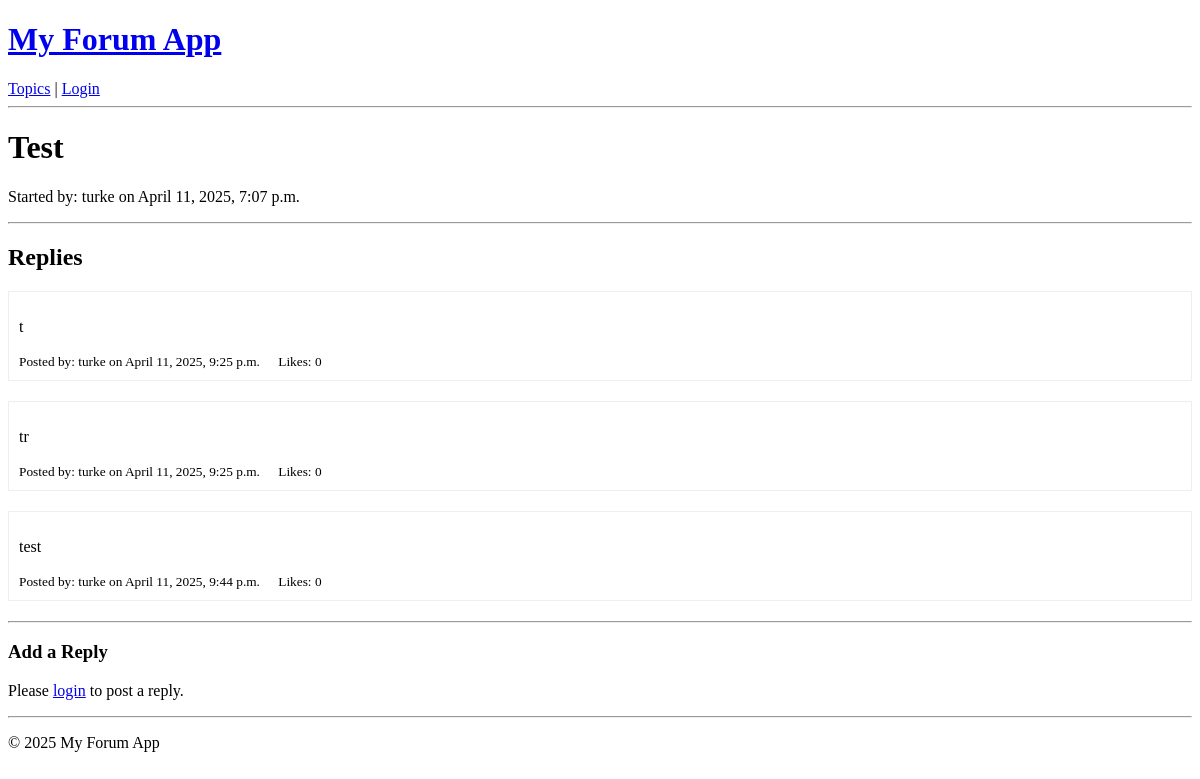
Before: /topic/1/ with the older database file.
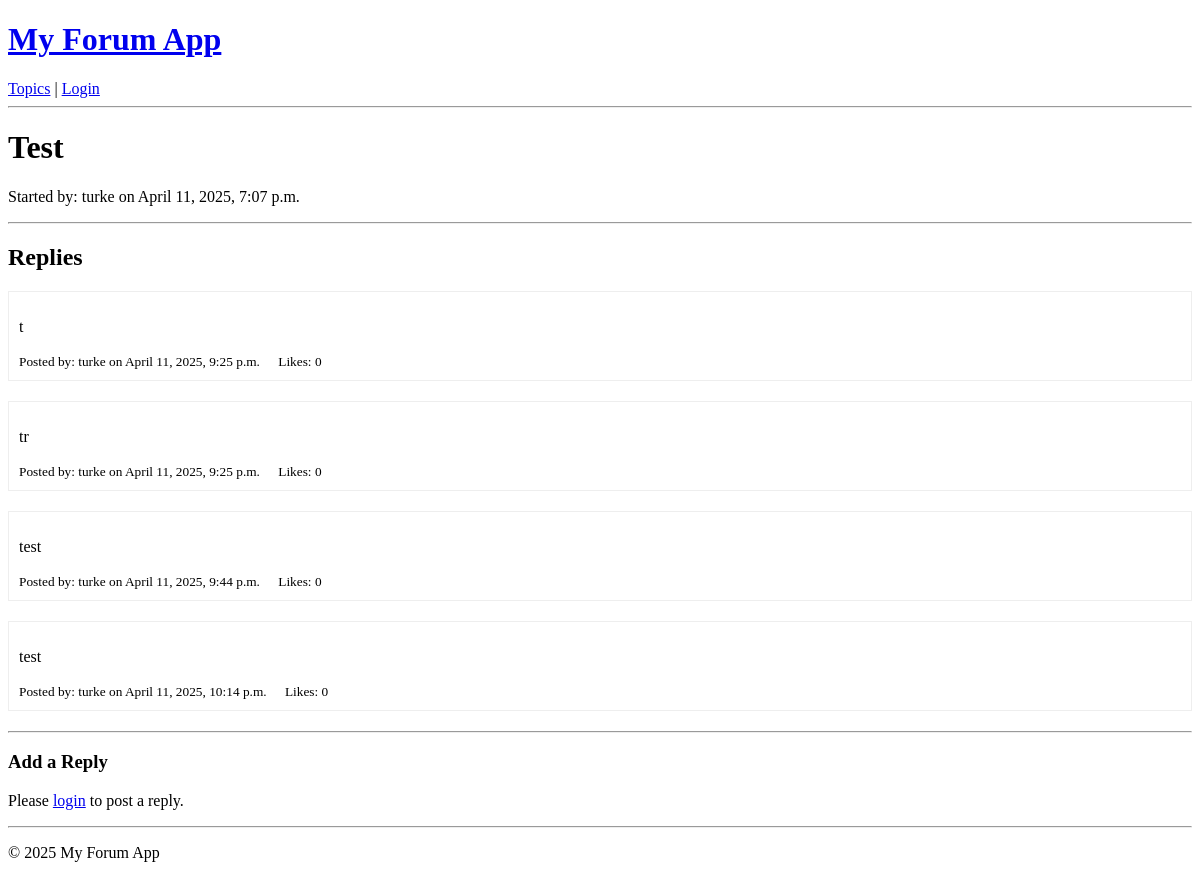
After: the same page with the newer database file.
### posts/models.py (models this page shows, shortened)
class Post(models.Model):
    content = models.TextField() # field for potentially long text content
    author = models.ForeignKey(User, related_name='posts', on_delete=models.CASCADE) # link to user who wrote post (delete post if user deleted)
    topic = models.ForeignKey(Topic, related_name='posts', on_delete=models.CASCADE) # link to topic post belongs to (delete post if topic deleted)
    created_at = models.DateTimeField(auto_now_add=True) # record creation time auto (once)
    updated_at = models.DateTimeField(auto_now=True) # record update time auto (every save)
    liked = models.ManyToManyField(User, related_name='liked_posts', default=None, blank=True) # likes
    def get_photos(self):
        return self.photo_set.all()
    @property
    def like_count(self):
        return self.liked.count() # counts number via the liked
    class Meta:
        ordering = ['created_at'] # default ordering when fetched from DB (oldest first)

### posts/views.py (the view, shortened to what this page needs)
# urls.py: path('topic/<int:pk>/', views.topic_detail, name='topic_detail'),
def topic_detail(request, pk):
    topic = get_object_or_404(Topic, pk=pk) # get Topic by ID or show 404 if not found
    posts = topic.posts.all().order_by('created_at')  # get all posts for this topic, sorted by oldest first
    form = PostForm()
    context = {
        'topic': topic, # pass topic object
        'posts': posts, # and list of related post
        'form': form, # form too
    }
    return render(request, 'posts/topic_detail.html', context) # show the 'topic_detail' page with the given data

### posts/templates/posts/topic_detail.html (shortened to what this page needs)
{% extends 'base.html' %}
{% load crispy_forms_tags %}
{% load static %}
{% block content %}
<h1>{{ topic.title }}</h1>
<p>
    Started by: {{ topic.author.username }}
    on {{ topic.created_at|date:"F j, Y, P" }}
</p>
<hr>
<h2>Replies</h2>
<div id="posts-container">
    {% if posts %}
    {% for post in posts %}
    <div class="post-container" style="margin-bottom: 20px; border: 1px solid #eee; padding: 10px;" id="post-{{ post.pk }}">
        <p>{{ post.content|linebreaksbr }}</p>
        <small>
            Posted by: {{ post.author.username }}
            on {{ post.created_at|date:"F j, Y, P" }}
            <span style="margin-left: 15px;">
                Likes: <span id="like-count-{{ post.pk }}">{{ post.like_count }}</span>
            </span>
        </small>
    </div>
    {% endfor %}
    {% else %}
    <p>No replies have been posted yet.</p>
    {% endif %}
</div>
<hr>
<h3>Add a Reply</h3>
{% if user.is_authenticated %}
<form method="post" action="" id="post-reply-form">
    {% csrf_token %}
    {% crispy form %}
    <button type="submit" class="btn btn-primary mt-2" id="post-reply-submit-button">Post Reply</button>
</form>
{% else %}
<p>Please <a href="{% url 'login' %}?next={{ request.path }}">login</a> to post a reply.</p>
{% endif %}
{% endblock content %}

Changed rows visible on the page:
added Post: content "test", author.username "turke", created_at "April 11, 2025, 10:14 p.m.", like_count "0"
